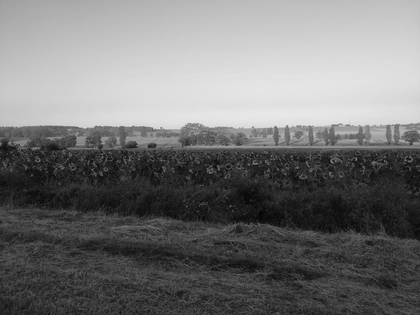
%> input picture Vision/Donnees/tournesols1.pgm, 420 x 315 px, shrunk from 1000 x 750 before the run
$ octave TP_mosaique.m   (GNU Octave 9; MATLAB toolbox functions it lacks are replaced by stand-ins)
%> lines starting %> are read from the running program, lines starting %| are printed output that depends on the picture
### Vision/Donnees/harris.m
function [XY,R]=harris(Im,TailleFenetre,NbPoints,k);
%[XY,Res]=harris(Im,TailleFenetre,NbPoints,k);
%
% Im -> image
% TailleFenetre -> taille (impaire) de la fenetre du voisinage
%                  valeurs conseillees : entre 9 et 25
% NbPoints -> nombre de points desires
% k -> poids utilise dans le calcul de la reponse R, k dans [0.04,0.06]
% XY -> Matrice de taille NbPointsx2 contenant
%         respectivement les abscisses et les oordonnees des points
%         d'interets extraits
%      ATTENTION : La fonction de Harris ne doit pas retourner des points sur les bords
% R -> Image des reponses par le detecteur de Harris

%%%%%%%%%%%%%%%%%%%%%%%%%%%%%%%%%%%%%%%%%%%%%%%%%%%%%%%%%%%%%%%%%%%%%%%%%%%%%%%%%%%%%%%%%%%%%%%%
% Nota bene : les coordonnees utilisees sont x=j (numero de colonne) et y=i (numero de ligne). %
%%%%%%%%%%%%%%%%%%%%%%%%%%%%%%%%%%%%%%%%%%%%%%%%%%%%%%%%%%%%%%%%%%%%%%%%%%%%%%%%%%%%%%%%%%%%%%%%

% Verification et correction eventuelle des parametres donnes
if nargin < 4, k=0.05;      end;
if nargin < 3, NbPoints=50;      end;
if nargin < 2, TailleFenetre=9;  end;

% (1.1) Calcul des dérivées images suivant les lignes et les colonnes
%       en utilisant la fonction gradient
Im = double(Im);
%%% A COMPLETER %%%
[Ii,Ij] = gradient(Im);

% (1.2) Calcul du filtre de lissage gaussien
% Calcul de sigma en fonction de la taille de la fenetre
sig = (TailleFenetre - 1)/4;
% Utilisation de fspecial
%%% A COMPLETER %%%
L = fspecial('gaussian',TailleFenetre,sig) ;

% (1.3) Calcul de la reponse R
% Calcul des elements A, B et C puis calcul de la reponse suivant l'equation (1)
% Utiliser conv2 avec l'option 'same' pour appliquer le filtre de lissage L
%%% A COMPLETER %%%

 A=conv2(Ij.^2,L,'same');
 B=conv2(Ii.^2,L,'same');
 C=conv2(Ij.*Ii,L,'same');
 R=A.*B-C.^2-k*(A+B).^2;

% (2.1) Suppression des non-maxima locaux suivant l'equation (2)
% ATTENTION : il faut gérer le cas particulier des bords
% 1) Il est impossible de calculer le maximum local car une partie du voisinage n'existe pas
% 2) Il faut leur attribuer la valeur minimale afin qu'il ne soit pas selectionne par la suite
%%% A COMPLETER %%%
n2=floor(TailleFenetre/2);
[l,c]=size(Im);
Res=zeros(l,c);
for i=(n2+1):(l-n2)
  for j=(n2+1):(c-n2)
    if R(i,j)==max(max(R(i-n2:i+n2,j-n2:j+n2)))
        Res(i,j)=R(i,j);
    end;
  end;
end;

% (2.2) Selection des NbPoints en fonction de "NbPoints" reponses les plus fortes
% Tri des reponses : utiliser sort en LINEARISANT Res au préalable
%%% A COMPLETER %%%
[s,is]=sort(Res(:));

% Selection des indices de NbPoints de plus fortes reponses
%%% A COMPLETER %%%
is=is(length(is)-NbPoints:length(is));

% Calcul des indices dans l'image
% Utiliser ind2sub, attention a l'ordre pour recuperer les coordonnees
%%% A COMPLE	TER %%%
[Y,X]= ind2sub(size(Im),is);

%%% A COMPLETER %%%
 XY = [X,Y];

### Vision/Donnees/plot_points.m
function plot_points(XY,NbPoints,motif);
% Affichage de points numerotes sur une image.
% Cet affichage est superpose a la fenetre courante.
% I-> vecteur colonne des numeros de lignes des points
% J-> vecteur colonne des numeros de colonnes des points
% NbPoints -> nombre de points a afficher
%             si ce parametre est absent, tous les points seront affiches
% motif -> motif utilise pour l'affichage

if nargin < 3, NbPoints=length(I); end;

hold on;
for p=1:NbPoints
 plot(XY(p,1),XY(p,2),motif,'MarkerEdgeColor','r','MarkerFaceColor','r','MarkerSize',10);
end
hold off;

### Vision/Donnees/apparier_POI.m
function [XY_C1,XY_C2] = apparier_POI(Im1,XY_1,Im2,XY_2,TailleFenetre,seuil)
% apparierPOI apparie les points d'interet stockes dans XY_1 et XY_2 entre
% les images Im1 et Im2 avec une fenetre de correlation de taille
% TailleFenetre
% seuil correspond au seuil utilise pour eliminer les erreurs d'appariement
% XY_C1 et XY_C2 sont les coordonnees des points de l'image 1
% apparies avec les points XY_C2 de l'image 2

% Nombre de points a mettre en correspondance
NbPoints=size(XY_1,1);

% Calcul de ZNCC
C = apparier_Points(Im1,XY_1,Im2,XY_2,TailleFenetre);
C = abs(C);

% Recherche par methode WTA (Winner Takes All)
% Indices des maxima sur les lignes
[maxI1 ind1_2] = max(C');
ind1_2 = ind1_2(:);

% Indices des maxima sur les colonnes
[maxI2 ind2_1] = max(C);
ind2_1 = ind2_1(:);

% Verification de la contrainte de symetrie
% + seuillage du score de correlation
%%%%%%%%%%%%%%%%%%%%%%%%%%%%%%%%%%%%%%%%%%%%%%%%%%%%%%%%%%%%%%
%% PARTIE A MODIFIER AFIN D'APPLIQUER SYMETRIE ET SEUILLAGE %%
%%%%%%%%%%%%%%%%%%%%%%%%%%%%%%%%%%%%%%%%%%%%%%%%%%%%%%%%%%%%%%
% Cette premiere ligne doit etre modifiee pour appliquer les contraintes souhaitees %
ind1=[];
for i=1:NbPoints
    if (ind1_2(ind2_1(i))==i && maxI1(ind2_1(i))>seuil)
        ind1=[ind1 ind2_1(i)];
    end
end

% Cette deuxieme doit etre gardee telle quelle
ind2 = ind1_2(ind1);

% Affichage des appariements
mesurex1 = XY_1(ind1,1);
mesurey1 = XY_1(ind1,2);
mesurex2 = XY_2(ind2,1);
mesurey2 = XY_2(ind2,2);

figure;
affichage_appariement(Im1,mesurex1,mesurey1,'Points d''interet Image 1',1,2,1);
affichage_appariement(Im2,mesurex2,mesurey2,'Points d''interet correspondants Image 2',1,2,2);

XY_C1 = [mesurex1(:) mesurey1(:)];
XY_C2 = [mesurex2(:) mesurey2(:)];
end

### Vision/Donnees/apparier_Points.m
% Fonction calculant pour chaque appariement de points possible
% ZNCC (Zero-mean Normalized Cross Correlation) definie par :
%                     (P1-/P1).(P2-/P2)            Cov(P1,P2)
%       ZNCC(P1,P2) = --------------------- = -----------------------
%                     ||P1 - /P1||||P2-/P2||   sqrt(Var(P1)*Var(P2))
%  * P1 = l'ensemble des niveaux de gris du voisinage du point p1=(p1x,p1y)
%    sur l'image I1
%  * P2 = l'ensemble des niveaux de gris du voisinage du point p2=(p2x,p2y)
%    sur l'image I2
%  * Cov(P1,P2) = E[(P1-E[P1])*(P2-E[P2])]
%               = Sum_{i=-k}^k Sum_{j=-k}^k  (I1(p1x+i,p1y+j)-E[P1])
%                                           *(I2(p2x+i,p2y+j)-E[P2])/(2*k+1)^2
%  * E[P1] = esperance de P1
%          = Sum_{i=-k}^k  Sum_{j=-k}^k I1(p1x+i,p1y+j)/(2*k+1)^2,
%  * E[P2] = esperance de P2
%          = Sum_{i=-k}^k  Sum_{j=-k}^k I2(p2x+i,p2y+j)/(2*k+1)^2,
%  * Var(P1) = variance de P1
%            = Sum_{i=-k}^k  Sum_{j=-k}^k (I1(p1x+i,p1y+j)-E[P1])^2/(2*k+1)^2
%
%  * Var(P2) = variance de P2
function C = apparier_Points(I1,Ptint1,I2,Ptint2,K)
% I1, I2 : les deux images
% Ptint1, Ptint2 : les coordonnees des points detectes sur l'image 1, resp. 2
% C : matrice contenant, pour chaque paire de points (en ligne : les points
%     de l'image 1, en colonne : les points de l'image 2), la valeur de la
%     mesure de correlation pour ces paires de points
% K : Taille de la fenetre de correlation utilisee

% Dimensions des images
[htI1 lgI1] = size(I1); [htI2 lgI2] = size(I2);
% Nombres de points d'interet de l'image 1 et de l'image 2
nptI1 = size(Ptint1,1); nptI2 = size(Ptint2,1);
% Construction de la matrice des mesures de correlation
% Suppression de tous les points pour lesquels la fenêtre de corrélation
% n'est pas appliquable
C = zeros(nptI1,nptI2);

% Determination des points dont le voisinage est dans l'image
indptI1 = find(  Ptint1(:,1)-K>=1 & Ptint1(:,1)+K<=lgI1 ...
               & Ptint1(:,2)-K>=1 & Ptint1(:,2)+K<=htI1);
indptI2 = find(  Ptint2(:,1)-K>=1 & Ptint2(:,1)+K<=lgI2 ...
               & Ptint2(:,2)-K>=1 & Ptint2(:,2)+K<=htI2);
nbptintI1 = size(indptI1,1); nbptintI2 = size(indptI2,1);

% Determination du voisinage : vois1, vois2 matrices composees
% pour chaque ligne des niveaux de gris du voisinage du point
% Appel a la fonction voisinage
%%%%%%%%%%%%%%%%%
%% A COMPLETER %%
%%%%%%%%%%%%%%%%%
vois1=voisinage(I1,Ptint1(indptI1,:),K);
vois2=voisinage(I2,Ptint2(indptI2,:),K);

% Nb Pixels par fenetre de correlation
NbPix = K*K;
% Calcul de tous les appariements possibles
[i1 i2] = meshgrid(1:nbptintI1,1:nbptintI2);
i1 = i1(:); i2 = i2(:);
% Pour les images I1 et I2
% Moyenne des niveaux de gris du voisinage de chaque point
% Utilisation de mean
%%%%%%%%%%%%%%%%%
%% A COMPLETER %%
%%%%%%%%%%%%%%%%%
moy1=mean(vois1,2);
moy2=mean(vois2,2);
% Variance des niveaux de gris du voisinage de chaque point
% Utilisation de var
%%%%%%%%%%%%%%%%%
%% A COMPLETER %%
%%%%%%%%%%%%%%%%%

var1=var(vois1,0,2);
var2=var(vois2,0,2);

% Pour chaque combinaison de paires de points, la covariance
% entre les deux voisinages : le numerateur dans la formule ZNCC
%%%%%%%%%%%%%%%%%
%% A COMPLETER %%
%%%%%%%%%%%%%%%%%

covariance=zeros(nbptintI1,nbptintI2);
for i=1:nbptintI1*nbptintI2
    covariance(i1(i),i2(i))=(vois1(i1(i),:)-moy1(i1(i)))*(vois2(i2(i),:)-moy2(i2(i)))'/NbPix;
end

% Calcul du score de correlation :
% ajouter le denominateur dans la formule ZNCC
% (le produit des variances)
%%%%%%%%%%%%%%%%%
%% A COMPLETER %%
%%%%%%%%%%%%%%%%%

cor=covariance./sqrt(var1*var2');

% Affectation a la matrice C
C(indptI1(i1)+(indptI2(i2)-1)*nptI1) = cor';

### Vision/Donnees/voisinage.m
%%%%%%%%%%%%%%%%%%%%%%%%%%%%%%%%%%%%%%%%%%%%%%%%%%%%%%%%%%%%%%%%%%%%%%%%%%%%
% fonction renvoyant les niveaux de gris du voisinage de chaque point en ligne

function voisins = voisinage(I,xyPt,TailleFenetre)
% ENTREES
% I    : l'image
% xyPt : les coordonnees des points dont nous cherchons le voisinage.
%        ATTENTION : on fait l'hypothese qu'il n'y a aucun point sur les bords
% TailleFenetre    : La taille de la fenêtre de correlation correspond
%                    a TailleFenetre x TailleFenetre
% SORTIE
% voisins : une matrice contenant pour chaque ligne (= chaque point),
%           le voisinage du point associe
% Nombre de points pour lesquels leur voisinage est cherche
npt = size(xyPt,1);

% Initialisation
voisins = zeros(npt,TailleFenetre*TailleFenetre);

% Calcul de la demi-fenetre de correlation
K = floor(TailleFenetre/2);

%%%%%%%%%%%%%%%%%
%% A COMPLETER %%
%%%%%%%%%%%%%%%%%
inter=zeros(TailleFenetre,TailleFenetre);
for i=1:npt
    inter=I(xyPt(i,2)-K:xyPt(i,2)+K,xyPt(i,1)-K:xyPt(i,1)+K);
    voisins(i,:)=inter(:);
end

### Vision/Donnees/affichage_appariement.m
% Fonction permettant d'afficher les images
% avec les points d'interet numerotes
% Les points portant le meme numero sont les correspondants
% ENTREES
% Im : Image
% mesurex1,mesurey1 : les points à afficher
% message : le titre de la figure
% l, c, numero : le nombre de lignes et colonnes de la figure et le numero
% dans la sous-figure
% SORTIE : la figure
function [] = affichage_appariement(Im,mesurex1,mesurey1,message,l,c,numero)
% Affichage de l'image
subplot(l,c,numero);
imshow(uint8(Im));
% Affichage des points
hold on;
plot(mesurex1,mesurey1,'r.','MarkerSize',15)
% Affichage des numeros
for i=1:size(mesurex1,1)
    if (i<10)
        text(mesurex1(i)-15,mesurey1(i),num2str(i),'Color','g','FontSize',12)
    else
        text(mesurex1(i)-30,mesurey1(i),num2str(i),'Color','g','FontSize',12)
    end
end
hold off;

end

### Vision/Donnees/homographie.m
% Estimation d'une matrice d'homographie H qui permet de passer d'une
% image I1 a une autre image I2 a partir de paires de points (homologues)
%
% H = [ h11 h12 h13 ; h21 h22 h23 ; h31 h32 h33 ]
% H possede 8 parametres independants.
% Chaque correspondance donne 2 equations.
% Ainsi pour estimer H, il faut au moins 4 paires de points.
%
% Il existe differentes manieres d'estimer H.
% Nous choisissons la resolution sous la contrainte ||h3|| = 1,
% au sens des moindres carres.

function [H] = homographie(XY_C1,XY_C2)
% Entrees :
%
% XY_C1 : matrice (NbPointsx2) contenant les coordonnees des Nbpoints dans l'image I1
% XY_C2 : matrice (NbPointsx2) contenant les coordonnees des Nbpoints HOMOLOGUES dans l'image I2
%	(colonne 1 : les x, colonne 2 : les y)
%
% Sortie :
% H : la matrice d'homographie estimee


% Les parametres hij de la matrice d'homographie H sont ranges dans
% un vecteur : H = [ h11 ... h33 ]' tel que
%           A * H = 0
% avec A qui depend des coordonnees de paires homologues, cf. equation (2)
% A = ( XY_C1(1,1) XY_C1(1,2) 1 0          0          0 -XY_C1(1,1)*XY_C2(1,1) -XY_C1(1,2)*XY_C2(1,1) -XY_C2(1,1)
%       0          0          0 XY_C1(1,1) XY_C1(1,2) 1 -XY_C1(1,1)*XY_C2(1,2) -XY_C1(1,2)*XY_C2(1,2) -XY_C2(1,2)
%       ... etc ... )

% Stocker dans une variable le nombre de points apparies
NbPoints=size(XY_C1,1);
% Construction des matrices/vecteurs utiles pour construire la matrice A

constr1=zeros(2*NbPoints,1);
constr1(1:2:end)=XY_C1(:,1);

constr2=zeros(2*NbPoints,1);
constr2(1:2:end)=XY_C1(:,2);

constr3=zeros(2*NbPoints,1);
constr3(1:2:end)=ones(NbPoints,1);

constr4=zeros(2*NbPoints,1);
constr4(2:2:end)=XY_C1(:,1);

constr5=zeros(2*NbPoints,1);
constr5(2:2:end)=XY_C1(:,2);

constr6=zeros(2*NbPoints,1);
constr6(2:2:end)=ones(NbPoints,1);

constr7=zeros(2*NbPoints,1);
constr7(1:2:end)=-XY_C1(:,1).*XY_C2(:,1);

constr7(2:2:end)=-XY_C1(:,1).*XY_C2(:,2);

constr8=zeros(2*NbPoints,1);
constr8(1:2:end)=-XY_C1(:,2).*XY_C2(:,1);

constr8(2:2:end)=-XY_C1(:,2).*XY_C2(:,2);

constr9=zeros(2*NbPoints,1);
constr9(1:2:end)=-XY_C2(:,1);

constr9(2:2:end)=-XY_C2(:,2);

A=[constr1 constr2 constr3 constr4 constr5 constr6 constr7 constr8 constr9];

% Estimation des parametres de H par decomposition en valeurs singulieres
% Utiliser la fonction matlab svd :
% H est le vecteur propre associee a la plus petite valeur propre de A^TA
[U,S,~]=svd(A'*A);

[~, ind]=min(S(S>0),[],1);

H=U(:,ind);


% Former la matrice H de taille 3x3
H=[H(1) H(2) H(3);H(4) H(5) H(6); H(7) H(8) H(9)];

### Vision/Donnees/mosaiquebis.m
% Calcul d'une mosaique d'image à partir de 2 images : I1 et I2
% connaissant l'homographie H entre les 2.
% L'image resultat est stockee dans Res.
% On choisit de projeter I2 dans I1 pour construire la mosaique.
% Attention !!!
% On suppose un axe de rotation parallèle aux colonnes.
% C'est la raison pour laquelle on inverse les lignes et les colonnes
% dans la reconstruction de la mosaique.

function [Imos] = mosaiquebis(I1,I2,H)

% On recupere la taille des deux images.
[nblI1 nbcI1] = size(I1);
[nblI2 nbcI2] = size(I2);


% On calcule l'homographie inverse, normalisee,
% pour nous permettre d'effectuer la transformation de I2 vers I1.
Hinv=inv(H);
Hinv=Hinv./Hinv(3,3);


% Calcul des dimensions de la mosaique.
% Calcul des quatre coins dans l'image 2.
% les coins de l'image 2 sont ranges en ligne selon :
% haut_gauche, haut_droit, bas_droit, bas gauche.
% Lignes et colonnes sont inversees.
xy_coinsI2_R2 = [1 1; nbcI2 1; nbcI2 nblI2; 1 nblI2];

% Application de l'homographie Hinv sur ces coins.
% Calcul des images des coins dans I1.
xy_coinsI2_R1 = appliquerHomographie(Hinv,xy_coinsI2_R2)

% Determination des dimensions de l'image mosaique,
% les xmin ymin xmax ymax, ou :
%  - xmin represente la plus petite abscisse parmi les abscisses des images
%    des coins de I2 projetes dans I1 et les coins dans I1,
%  - etc
% Lignes et colonnes sont inversees.

xmin=min([xy_coinsI2_R1(:,1)' 1]);
ymin=min([xy_coinsI2_R1(:,2)' 1]);
xmax=max([xy_coinsI2_R1(:,1)' nbcI1]);
ymax=max([xy_coinsI2_R1(:,2)' nblI1]);

% On arrondit de maniere a etre certain d'avoir les coordonnees initiales
% bien comprises dans l'image.
xmin=floor(xmin);
ymin=floor(ymin);
xmax=ceil(xmax);
ymax=ceil(ymax);

%%%%%%%%%%%%%%%%%%%%%%%%%%%%%%
% CONTRUCTION DE LA MOSAIQUE %
%%%%%%%%%%%%%%%%%%%%%%%%%%%%%%

% Calcul de la taille de la mosaique.
% Lignes et colonnes sont inversees.
nblImos=ymax-ymin+1;
nbcImos=xmax-xmin+1;

Imos=zeros(nblImos,nbcImos);

% Calcul de l'origine de l'image I1 dans le repere de la mosaique Imos.
O1x_Rmos = 1-(xmin-1);
O1y_Rmos = 1-(ymin-1);

% Copie de l'image I1.
% Lignes et colonnes sont inversees.
Imos(O1y_Rmos:O1y_Rmos+nblI1-1, O1x_Rmos:O1x_Rmos+nbcI1-1) = I1;

% Copie de l'image I2 transformee par l'homographie H.
for x=1:nbcImos,
  for y=1:nblImos,
    % Calcul des coordonnees dans I1 connaissant les coordonnees du point origine de I1 dans Imos.
    y_R1=y-O1y_Rmos;
    x_R1=x-O1x_Rmos;
    % Dans le repere attache a l'image I1,
    % nous estimons les coordonnees du point image de (y_R1,x_R1)
    % par l'homographie H : (xy_R2).
    xy_R2 = appliquerHomographie(H,[x_R1 y_R1]);

    % Il existe plusieurs strategies, mais, ici,
    % pour estimer les coordonnees (entieres) ,
    % on choisit : sans interpolation, le plus proche voisin.
    x_R2=round(xy_R2(1));
    y_R2=round(xy_R2(2));
    d1=nbcI1-x_R1;
    d2=x_R2;
    p1=d1/(d1+d2);
    p2=d2/(d1+d2);
    % On verifie que xy_R2 appartient bien a l'image I2
    % avant d'affecter cette valeur a Imos
    % Lignes et colonnes sont inversees.
    if(x_R2>=1 & x_R2<=nbcI2 & y_R2>=1 & y_R2<=nblI2) &  (x_R1>=1 & x_R1<=nbcI1 & y_R1>=1 & y_R1<=nblI1)
        Imos(y,x)=p2*I2(y_R2,x_R2)+p1*I1(y_R1,x_R1);
    elseif(x_R2>=1 & x_R2<=nbcI2 & y_R2>=1 & y_R2<=nblI2)
        Imos(y,x)=I2(y_R2,x_R2);
    end

  end
end

### Vision/Donnees/appliquerHomographie.m
% Calcul des coordonnees (xy2) des points (xy1)
% apres application d'une homographique H

function [xy2] = appliquerHomographie(H,xy1)

% Entrees :
%
% H   : matrice (3x3) de l'homographie
% xy1 :  matrice (nbPoints x 2) representant les coordonnees
%       (colonne 1 : les x, colonne 2 : les y)
%       des nbPoints points auxquels H est appliquee
%
% Sortie :
% xy2 : coordonnees des points apres application de l'homographie

% Nombre de points
NbPoints=size(xy1,1);
% Construction des coordonnees homogenes pour appliquer l'homographie
xyh=[xy1 ones(NbPoints,1)]';
% Application de l'homographie
xy2=(H*xyh)';
% On retourne les coordonnees homogenes (x,y,1)
% Pour cela, il faut diviser par z
% Attention il ne faut garder que les deux premieres coordonnees
xy2=xy2./xy2(:,3);
xy2=xy2(:,1:2);

### Vision/Donnees/affichage_image.m
% Fonction permettant d'afficher les images
% ENTREES
% Im : Image
% message : le titre de la figure
% l, c, numero : le nombre de lignes et colonnes de la figure et le numero
% dans la sous-figure
% SORTIE : la figure
function [] = affichage_image(Im,message,l,c,numero)
  subplot(l,c,numero);
  colormap(gray);
  imshow(Im);
  title(message);
end

### Vision/Donnees/affichage_POI.m
% Fonction permettant d'afficher les images avec les points d'interet
% detectes
% ENTREES
% Im : Image
% points : les points a afficher
% message : le titre de la figure
% l, c, numero : le nombre de lignes et colonnes de la figure et le numero
% dans la sous-figure
% SORTIE : la figure
function [] = affichage_POI(Im,points,message,l,c,numero)
% Affichage de l'image
subplot(l,c,numero);
colormap(gray);imshow(Im); hold on;
plot_points(points,length(points),'o');
title(message);
hold off;
end

### Vision/Donnees/TP_mosaique.m
clear all;
close all;

% Lecture des images
Im1 = imread('tournesols1.pgm');
%> Im1 is the input picture: size 315x420 uint8; min 5, max 232, mean 117.4
Im2 = imread('tournesols2.pgm');
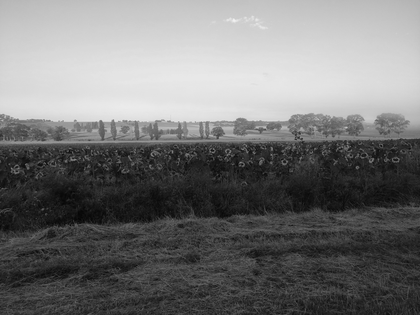
%> input picture Vision/Donnees/tournesols2.pgm, 420 x 315 px, shrunk from 1000 x 750 before the run
%> Im2 is the input picture: size 315x420 uint8; min 5, max 241, mean 116.8
Im3 = imread('tournesols3.pgm');
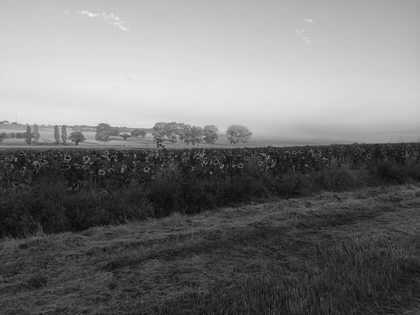
%> input picture Vision/Donnees/tournesols3.pgm, 420 x 315 px, shrunk from 1000 x 750 before the run
%> Im3 is the input picture: size 315x420 uint8; min 8, max 242, mean 118.7
Im1_coul = imread('tournesols1.jpg');
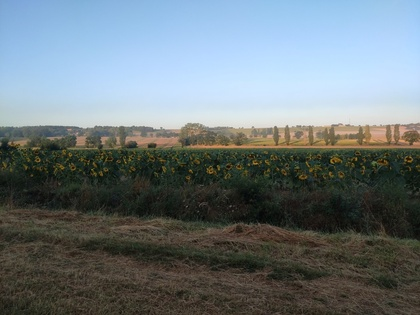
%> input picture Vision/Donnees/tournesols1.jpg, 420 x 315 px, shrunk from 1000 x 750 before the run
%> Im1_coul is the input picture: size 315x420x3 uint8; mean R, G, B 108.6, 119.4, 123.6
Im2_coul = imread('tournesols2.jpg');
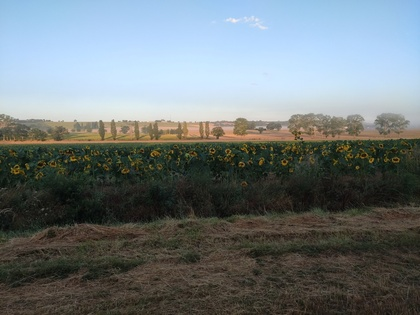
%> input picture Vision/Donnees/tournesols2.jpg, 420 x 315 px, shrunk from 1000 x 750 before the run
%> Im2_coul is the input picture: size 315x420x3 uint8; mean R, G, B 110.1, 118.5, 120.5
Im3_coul = imread('tournesols3.jpg');
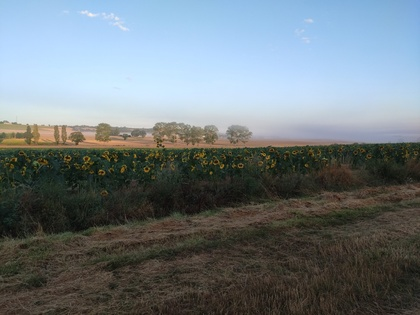
%> input picture Vision/Donnees/tournesols3.jpg, 420 x 315 px, shrunk from 1000 x 750 before the run
%> Im3_coul is the input picture: size 315x420x3 uint8; mean R, G, B 110.8, 120.5, 125.1

% Affichage des deux premières images en niveaux de gris
figure;
affichage_image(Im1,'Image 1',1,2,1);
affichage_image(Im2,'Image 2',1,2,2);

% Choix des parametres
TailleFenetre = 15;
NbPoints = 100 ;
k = 0.05;
seuil = 0.75;

%%%%%%%%%%%%%%%%%%%%%%%%%%%%%%%%%%%%%%%%%%%%%%
% Detection des points d'interet avec Harris %
%%%%%%%%%%%%%%%%%%%%%%%%%%%%%%%%%%%%%%%%%%%%%%
% A DECOMMENTER POUR OBSERVER LA DETECTION DE HARRIS
[XY_1,Res_1] = harris(Im1,TailleFenetre,NbPoints,k);
%> in harris, `R=A.*B-C.^2-k*(A+B).^2;`:
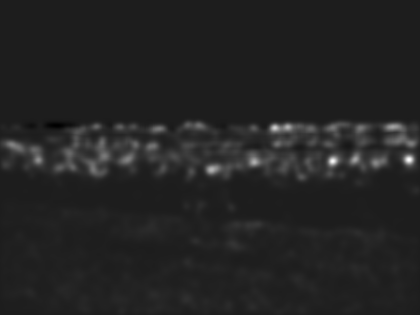
%> R: size 315x420 double; min -10898.3, max 84848.1, mean 2490; drawn with min black and max white
%> in harris, `is=is(length(is)-NbPoints:length(is));`: is = 101 values, max 129609 at index 89, min 3610 at index 90, mean 68950.2
%> in harris, `[Y,X]= ind2sub(size(Im),is);`: Y = 101 values, max 308 at index 30, min 126 at index 71, mean 202.2; X = 101 values, max 412 at index 89, min 12 at index 90, mean 219.2
%> in harris, `XY = [X,Y];`: XY = 101 rows, first 12: [55 303; 400 297; 344 244; 166 271; 317 247; 34 253; 357 307; 104 216; 127 278; 195 284; 339 259; 218 269]
%> XY_1 has the same summary as XY in harris
[XY_2,Res_2] = harris(Im2,TailleFenetre,NbPoints,k);
%> call 2 of harris, with TailleFenetre = 15, NbPoints = 100, k = 0.05
%> in harris (call 2), `A=conv2(Ij.^2,L,'same');`:
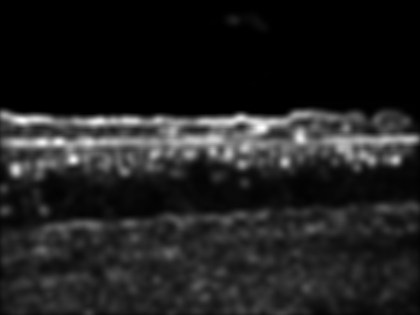
%> A: size 315x420 double; min 0.0796, max 413.3, mean 53; drawn with min black and max white
%> (the rest of the program and of its run is left out)
